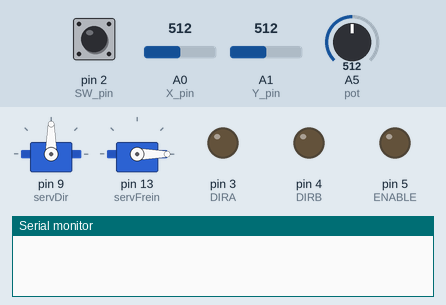
A sketch run on a simulated Arduino Uno, built with avr-gcc and run on an emulated ATmega328P. On the bench: 2 × servo, output pins drawn as LEDs (lit = HIGH), the last lines printed to the serial monitor. Inputs (shaded band) come from the test bench; at power-on: A5 (pot) = 512, pin 2 (SW_pin) HIGH, A0 (X_pin) = 512, A1 (Y_pin) = 512.

Above: at 1.2 s.
1.3 s: A5 (pot) set to 502
At 1.8 s:
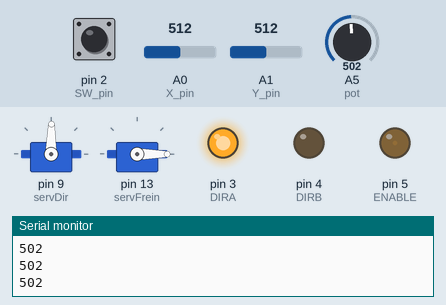
Timing chart, 0 to 4.3 s (numbered marks = the images above; inputs shaded):
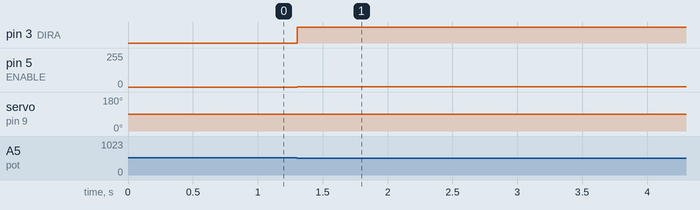

The sketch:

main.ino
```cpp
//  LIBRAIRIES UTILISEES  //

#include <Servo.h>
#include "IRremote.h"

//************************//


// DECLARATION DES 2 SERVOMOTEURS //

Servo servDir;
Servo servFrein;

//********************************//


// DECLARATION DU PONT EN H CONTROLANT LE MOTEUR CC //

#define ENABLE 5
#define DIRA 3
#define DIRB 4

//*************************************************//


// DECLARATION DU JOYSTICK  //

const int SW_pin = 2; // digital pin connected to switch output
const int X_pin = 0; // analog pin connected to X output
const int Y_pin = 1; // analog pin connected to Y output

//*************************//


// DECLARATION DU POTENTIOMETRE  //

int pot = 5;//Déclaration

//*************************//


// DECLARATION DU MODULE INFRAROUGE  //

int receiver = 11; // Signal Pin of IR receiver to Arduino Digital Pin 11

/*-----( Declare objects )-----*/
IRrecv irrecv(receiver);     // create instance of 'irrecv'
decode_results results;      // create instance of 'decode_results'

//*************************//

// DECLARATION DES VARIABLES //

int valUtilisation;// Prend la valeur de l'état du potentiometre (1024 valeurs)
boolean utilisation;// Valeur binaire

int valFor;
int valTurn;
int valFrein;
int degres;

//*************************//

//*FIN DES DECLARATIONS*//


//####################################################################################################################################//


// FONCTION MARCHE/ARRET DU FREIN A MAIN //

void frein (){

  valFrein = digitalRead(SW_pin);
    degres = servFrein.read();

    switch(valFrein){
      case HIGH : servFrein.write(degres);
        break;

      case LOW :

        if (degres <=80){
          servFrein.write(180);
          }
        else{
          servFrein.write(0);
          }
        break;
        }

}


//*************************//


// FONCTION DE TRANSMITION D'INFORMATION SELON LES TOUCHES DE LA TELECOMMANDE IR //

void translateIR(){ // takes action based on IR code received


// FIN DE LA FONCTION TRANSMITION IR //


  switch(results.value)

  {

  case 0xFF629D: Serial.println("VOL+");
                 analogWrite(ENABLE,200); //enable on
                 digitalWrite(DIRA,HIGH); //one way
                 digitalWrite(DIRB,LOW);

                 break;


  case 0xFF22DD: Serial.println("FAST BACK");
                 servDir.write(0);

                 break;


  case 0xFF02FD: Serial.println("PAUSE");
                 servDir.write(90);

                 break;

  case 0xFFC23D: Serial.println("FAST FORWARD");
                 servDir.write(180);

                 break;


  case 0xFFA857: Serial.println("VOL-");
                 analogWrite(ENABLE,200); //enable on
                 digitalWrite(DIRA,LOW); //one way
                 digitalWrite(DIRB,HIGH);

                 break;

  case 0xFFE21D: Serial.println("FUNC/STOP");
                 analogWrite(ENABLE,0); //enable on
                 digitalWrite(DIRA,LOW); //one way
                 digitalWrite(DIRB,HIGH);

                 break;


  case 0xFFFFFFFF: Serial.println("Repeat");

                   break;
  case 0xFF9867: Serial.println("EQ");

                 frein();

                 break;

  default:
    Serial.println("Touche inconnue ");

  }// End Case

  delay(500);
}


//####################################################################################################################################//


// DEBUT DU SETUP //

void setup() {

  Serial.begin(9600); // Vitesse de la carte à 9600


  irrecv.enableIRIn(); // Démarrer le capteur IR

  // INIT DES 2 SERVOMOTEURS //
  servDir.attach(9);
  servDir.write(90);

  servFrein.attach(13);
  servFrein.write(0);
  //************************//

  // METTRE LES PINS DU PONT EN H EN SORTIE //
  pinMode(ENABLE,OUTPUT);
  pinMode(DIRA,OUTPUT);
  pinMode(DIRB,OUTPUT);
  //************************//

  // INIT DES ENTREES DU JOYSTICK //
  pinMode(SW_pin, INPUT); /*Déclaration du joystick comme une entrée*/
  digitalWrite(SW_pin, HIGH); /*Initialisation du bouton poussoir du joystick sur HAUT*/
  //***********************//


  }

// FIN DU SETUP //


//####################################################################################################################################//


// DEBUT DE LA BOUCLE LOOP  //


void loop() {


delay(50);

valUtilisation = analogRead(pot); //valUtilisateur prend la valeur du potentiometre

if (valUtilisation < 512){
    utilisation = true;
    }                            //Tansforme la valeur analogique du potentiometre en une valeur binaire
  else {
    utilisation = false;
  }


switch (utilisation) { // Choix du mode d'utilisation : soit une utlisation avec le joystick, soit avec la télécommande IR
  case true : // Utilisation en mode joystick

    // CONTROLE DU MOTEUR CC //
    valFor = analogRead(X_pin);
    valFor = map (valFor, 0, 1023, 0, 255);

    if (valFor>= 126){
      valFor = valFor - 126;
      }
    else{
      valFor = 0;
       }

    analogWrite(ENABLE,valFor);
    digitalWrite(DIRA,HIGH);
    digitalWrite(DIRB,LOW);
    //*********************//

    // CONTROLE DU SERVOMOTEUR DIRECTIONELLE //

    valTurn = analogRead(Y_pin);
    valTurn = map (valTurn, 0, 1023, 0, 179);
    servDir.write(valTurn);

    //*********************//

    // CONTROLE DU SERVOMOTEUR FREIN A MAIN //

    frein();

    //*********************//
    Serial.println(valUtilisation);

    break; //Fin du cas : contrôle joystick


    case false :
      if (irrecv.decode(&results)){ // have we received an IR signal?
        translateIR();
        irrecv.resume(); // receive the next value
        }
    break;
    }
}
```

Measured:
- the behaviour switches between 512 and 511 on A5 (pot) (found by bisection; images 0 and 1)
- after the input at 1.3 s, pin 3 (DIRA): LOW → HIGH at once; pin 5 (ENABLE): 0/255 → 1/255 at once; servo on pin 9 (servDir): 90° → 89° at once
